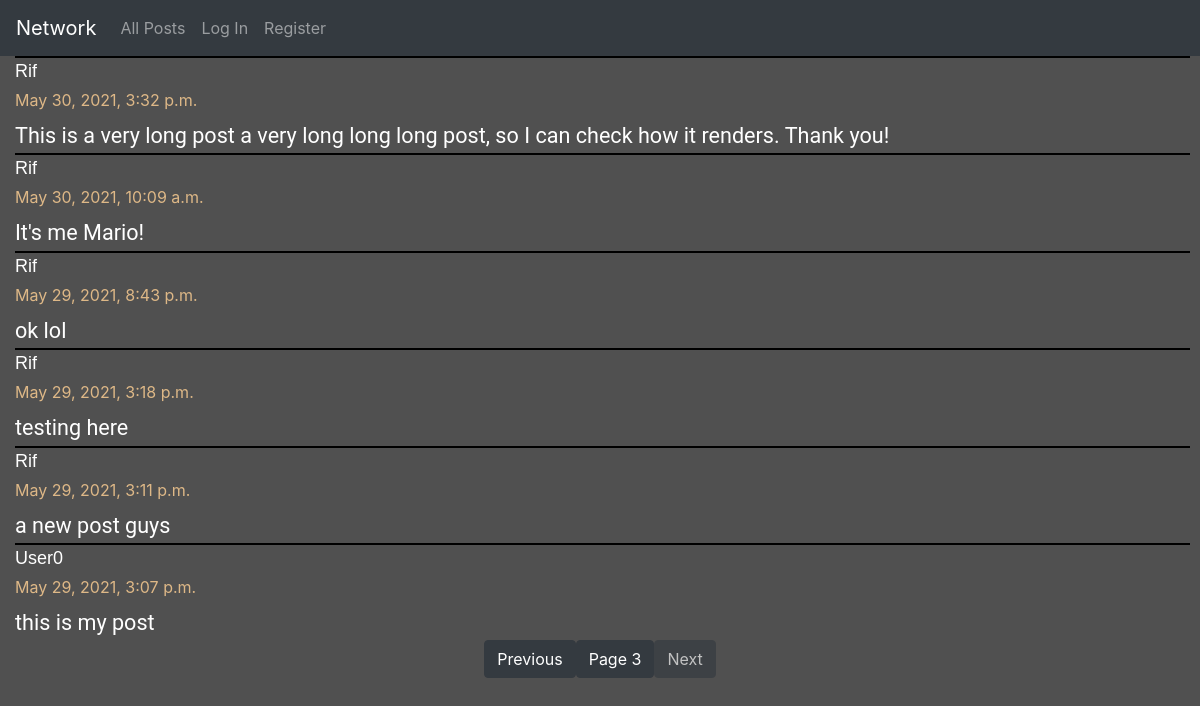
Page /page/3 on the committed database.
### network/models.py (models this page shows, shortened)
class Posts(models.Model):
    content = models.TextField(blank=False)
    user = models.ForeignKey(User, on_delete=models.CASCADE, related_name="user_posts")
    like = models.IntegerField(default=0)
    time = models.DateTimeField(auto_now_add=True)

class User(AbstractUser):
    pass

### network/views.py (the view)
# urls.py: path("page/<int:page_no>", views.page_load, name="page"),
def page_load(request, page_no):
    posts = get_page(page_no)
    liked_posts = liked_list(posts, request.user)
    return render(request, "network/index.html", {
        "posts": posts,
        "liked_posts": liked_posts,
        "pages": "page"
    })

### network/views.py (called while the page is built)
def liked_list(posts, user):
    liked_posts = []
    for post in posts:
        for p in post.liked_usr.all():
            for usr in p.liked_users.all():
                if usr == user:
                    liked_posts.append(post.id)
    return liked_posts

def get_page(page_id):
    posts = Posts.objects.all().order_by('-time')
    return Paginator(posts, 10).page(page_id)

### network/templates/network/index.html (shortened to what this page needs)
{% extends "network/layout.html" %}
{% load static %}
{% block body %}
    <div id="all_posts">
        <div id="posts">
            {% for post in posts %}
                <div class="post-item post-content" id="post-item-{{ post.id }}">
                        <p class="post-user">
                            <a href="{% url 'user-posts' post.user.id 1 %}" class="post-user"> {{ post.user }}</a>
                        </p>
                        <label class="time-data">{{ post.time }}</label>
                        <br/>
                        <div class="post-text" id="post-text-{{ post.id }}">{{ post.content }}</div>
                </div>
            {% endfor %}
        </div>
    </div>
    <nav aria-label="Page navigation">
        <ul class="pagination justify-content-center">
        {% if posts.has_previous %}
          <li>
            <a href="{% url pages posts.previous_page_number %}">
              <button class="btn btn-dark">Previous</button>
            </a>
        </li>
        {% else %}
        <li>
              <button class="btn btn-dark" disabled>Previous</button>
        </li>
        {% endif %}
          <li>
            <a href="#">
                <button class="btn btn-dark">Page {{ posts.number }}</button>
            </a>
        </li>
        {% if posts.has_next %}
          <li>
            <a href="{% url pages posts.next_page_number %}">
                <button class="btn btn-dark">Next</button>
            </a>
          </li>
          {% else %}
            <li>
                <button class="btn btn-dark" disabled>Next</button>
            </li>
        {% endif %}
        </ul>
    </nav>
{% endblock %}

### network/static/network/styles.css (style rules this page uses)
body { background-color: #505050; color: black; }
#posts { margin-left: 10px; margin-right: 10px; }
.post-item { border-top: 2px solid black; font-size: large; }
.post-content { color: white; margin-left: 5px; margin-bottom: 1px; }
.time-data { color: burlywood; font-size: medium; margin-top: 1px; }
.post-text { font-family: Roboto; font-size: larger; margin-bottom: 1px; }
.post-user { color: white; font-family: Verdana, Geneva, Tahoma, sans-serif; text-transform: capitalize; font-size: large; margin-bottom: 1px; }

### rows in the picture
Posts: user "Rif", time "May 30, 2021, 3:32 p.m.", content "This is a very long post a very long long long post, so I can check how it renders. Thank you!"
Posts: user "Rif", time "May 30, 2021, 10:09 a.m.", content "It's me Mario!"
Posts: user "Rif", time "May 29, 2021, 8:43 p.m.", content "ok lol"
Posts: user "Rif", time "May 29, 2021, 3:18 p.m.", content "testing here"
Posts: user "Rif", time "May 29, 2021, 3:11 p.m.", content "a new post guys"
Posts: user "User0", time "May 29, 2021, 3:07 p.m.", content "this is my post"

### other values in the picture
{{ posts.number }} "3"
